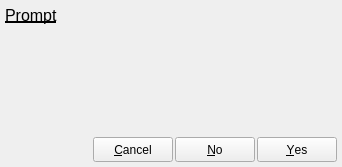
<?xml version="1.0" encoding="UTF-8"?>
<ui version="4.0">
 <class>dialog</class>
 <widget class="QWidget" name="dialog">
  <property name="geometry">
   <rect>
    <x>0</x>
    <y>0</y>
    <width>342</width>
    <height>167</height>
   </rect>
  </property>
  <property name="maximumSize">
   <size>
    <width>16777215</width>
    <height>16777215</height>
   </size>
  </property>
  <property name="windowTitle">
   <string>Form</string>
  </property>
  <layout class="QGridLayout" name="gridLayout">
   <property name="leftMargin">
    <number>5</number>
   </property>
   <property name="topMargin">
    <number>5</number>
   </property>
   <property name="rightMargin">
    <number>5</number>
   </property>
   <property name="bottomMargin">
    <number>5</number>
   </property>
   <property name="horizontalSpacing">
    <number>2</number>
   </property>
   <item row="2" column="2">
    <widget class="QPushButton" name="refuse">
     <property name="minimumSize">
      <size>
       <width>80</width>
       <height>25</height>
      </size>
     </property>
     <property name="focusPolicy">
      <enum>Qt::NoFocus</enum>
     </property>
     <property name="text">
      <string>&amp;No</string>
     </property>
    </widget>
   </item>
   <item row="0" column="0" colspan="4">
    <widget class="QLabel" name="title">
     <property name="minimumSize">
      <size>
       <width>0</width>
       <height>20</height>
      </size>
     </property>
     <property name="font">
      <font>
       <pointsize>12</pointsize>
       <underline>true</underline>
      </font>
     </property>
     <property name="text">
      <string>Prompt</string>
     </property>
    </widget>
   </item>
   <item row="2" column="3">
    <widget class="QPushButton" name="accept">
     <property name="minimumSize">
      <size>
       <width>80</width>
       <height>25</height>
      </size>
     </property>
     <property name="focusPolicy">
      <enum>Qt::NoFocus</enum>
     </property>
     <property name="text">
      <string>&amp;Yes</string>
     </property>
    </widget>
   </item>
   <item row="2" column="1">
    <widget class="QPushButton" name="cancel">
     <property name="minimumSize">
      <size>
       <width>80</width>
       <height>25</height>
      </size>
     </property>
     <property name="focusPolicy">
      <enum>Qt::NoFocus</enum>
     </property>
     <property name="text">
      <string>&amp;Cancel</string>
     </property>
    </widget>
   </item>
   <item row="2" column="0">
    <spacer name="horizontalSpacer">
     <property name="orientation">
      <enum>Qt::Horizontal</enum>
     </property>
     <property name="sizeHint" stdset="0">
      <size>
       <width>186</width>
       <height>20</height>
      </size>
     </property>
    </spacer>
   </item>
   <item row="1" column="0" colspan="4">
    <layout class="QHBoxLayout" name="horizontalLayout">
     <property name="spacing">
      <number>0</number>
     </property>
     <item>
      <widget class="QPushButton" name="icon">
       <property name="minimumSize">
        <size>
         <width>60</width>
         <height>35</height>
        </size>
       </property>
       <property name="maximumSize">
        <size>
         <width>100000</width>
         <height>60</height>
        </size>
       </property>
       <property name="styleSheet">
        <string notr="true">background: transparent; border: none</string>
       </property>
       <property name="text">
        <string/>
       </property>
       <property name="iconSize">
        <size>
         <width>48</width>
         <height>48</height>
        </size>
       </property>
      </widget>
     </item>
     <item>
      <widget class="QTextBrowser" name="text">
       <property name="font">
        <font>
         <pointsize>11</pointsize>
        </font>
       </property>
       <property name="styleSheet">
        <string notr="true">background: transparent; border:none;</string>
       </property>
      </widget>
     </item>
    </layout>
   </item>
  </layout>
 </widget>
 <resources/>
 <connections/>
</ui>
